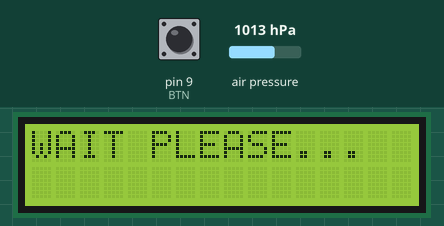
Recording of a sketch running on a simulated Arduino Uno, built with avr-gcc and run on an emulated ATmega328P. Parts: 16×2 character LCD. Inputs (shaded band) come from the test bench; at power-on: pin 9 (BTN) LOW, air pressure 1013 hPa. What the sketch prints to the serial monitor is not drawn.

Above: at 0.1 s.
At 17.9 s:
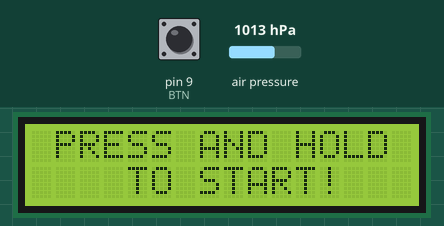
18.0 s: pin 9 (BTN) pulled HIGH for 3.2 s
At 19.3 s:
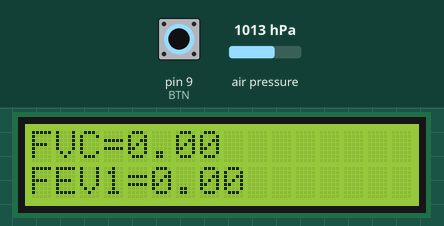
Timing chart, 0 to 21.0 s (numbered marks = the images above; inputs shaded):
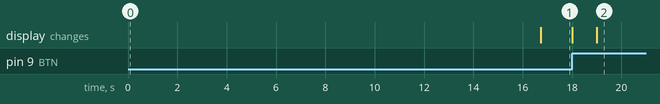

The sketch:

main.ino
```cpp
#include <LiquidCrystal.h>
#include <Wire.h>
#include <SPI.h>
#include <Adafruit_Sensor.h>
#include <Adafruit_BMP280.h>

#define BTN (9)   //digital button

// For BMP280 (SPI interface)
#define SCK  (13) //clock
#define MISO (6)  //SDO -> data from arduino to sensor
#define MOSI (7)  //SDI -> data from sensor to arduino
#define CS1  (10) //CSB -> pin for chip selection
#define CS2  (8)

// For LCD screen
#define D4  (5)   //data pins
#define D5  (4)
#define D6  (3)
#define D7  (2)
#define EN  (11)  //enable writing on memory (register)
#define RS  (12)  //integrated memory (register) cell select

LiquidCrystal lcd(RS, EN, D4, D5, D6, D7);
Adafruit_BMP280 bmp1(CS1, MOSI, MISO, SCK);
Adafruit_BMP280 bmp2(CS2, MOSI, MISO, SCK);

// Constants
const float pi = atan(1)*4;
const float dt = 0.001, dt_ms = 1.0; // Time delay [s],[ms]
const int   rows=2, cols=16;         // LCD display dimensions
const float rho = 1.1839;            // Density of air at 25° [kg/m3]  // 1.225 at 15°
const float R1 = 0.01;               // Radius inlet [m]
const float R2 = 0.025;              // Radius outlet [m]
const float S1 = pow(R1, 2) * pi;    // Surface area inlet [m2]
const float S2 = pow(R2, 2) * pi;    // Surface area outlet [m2]
const float beta = R1 / R2;          // Ratio of pipe radius
const float Cd = 0.9858 - 0.196 * pow(beta, 4.5);

// Variables
float p1 = 0, p2 = 0, pOffset;      // Pressures from sensors [Pa]
float pDelta = 0;                   // Pressure delta
float volFlow = 0, volFlowPrev = 0; // Volumetric flow rate calculated from pressure [L/s]
float volume = 0;                   // Integral of flow rate over time [L]
float fev1 = 0, ratio = 0;          // Pulmonary function indicators
unsigned long tPrev = 0, t = 0, tInit = 0;     // Time instants [us]
bool done = 0, isRunning = 0, resetScreen = 0; // Flags

// Initialization
void setup() {
  // LCD
  lcd.begin(cols, rows);
  lcd.print("WAIT PLEASE...");

  // Serial comunication
  Serial.begin(115200);
  while ( !Serial ) delay(100);

  // Button
  pinMode(BTN, INPUT);

  // Sensors
  unsigned status;
  status = bmp1.begin(BMP280_ADDRESS_ALT, BMP280_CHIPID);
  if (!status) {
    Serial.println(F("Could not find a valid BMP280 sensor #1, check wiring or "
                      "try a different address!"));
    Serial.println("SensorID was: 0x"); Serial.println(bmp1.sensorID(),16);
    while (1) delay(10);
  }
  bmp1.setSampling(Adafruit_BMP280::MODE_NORMAL,
                   Adafruit_BMP280::SAMPLING_NONE,
                   Adafruit_BMP280::SAMPLING_X1,
                   Adafruit_BMP280::FILTER_OFF,
                   Adafruit_BMP280::STANDBY_MS_1);
  status = bmp2.begin(BMP280_ADDRESS_ALT, BMP280_CHIPID);
  if (!status) {
    Serial.println(F("Could not find a valid BMP280 sensor #2, check wiring or "
                      "try a different address!"));
    Serial.println("SensorID was: 0x"); Serial.println(bmp2.sensorID(),16);
    while (1) delay(10);
  }
  bmp2.setSampling(Adafruit_BMP280::MODE_NORMAL,
                   Adafruit_BMP280::SAMPLING_NONE,
                   Adafruit_BMP280::SAMPLING_X1,
                   Adafruit_BMP280::FILTER_OFF,
                   Adafruit_BMP280::STANDBY_MS_1);

  // Calculate difference between the 2 sensors
  for (int i = 0; i < 5000; i++) {
    p1 = bmp1.readPressure();
    p2 = bmp2.readPressure();
    pOffset += p2 - p1;
    delay(1);
  }
  pOffset /= 5000;

  // End initialization
  lcd.setCursor(0,0);
  lcd.print(" PRESS AND HOLD ");
  lcd.setCursor(0,1);
  lcd.print("    TO START!   ");
}

// Infinite Loop
void loop() {
  // Check if button is pressed
  if (digitalRead(BTN) == HIGH) {

    // Check if time is less than 6 sec
    if (t - tInit <= 6e6) {

      // Manage time flow
      if (tInit == 0) {
        tInit = micros();
        t = tInit;
      }
      tPrev = t;
      t = micros();

      // Change LCD text at start
      if (not(isRunning)) {
        lcd.clear();
        lcd.setCursor(0,0);
        lcd.print("FVC=");
        lcd.setCursor(0,1);
        lcd.print("FEV1=");
      }
      isRunning = 1;

      // Fluid dynamic calculus
      p1 = bmp1.readPressure();
      p2 = bmp2.readPressure();
      pDelta = p2 - p1 - pOffset;
      if (pDelta < 0) pDelta = 0;
      volFlowPrev = volFlow;
      volFlow = 1e3 * Cd * S1 * S2 * sqrt( 2 * pDelta / (rho * (pow(S2,2) - pow(S1,2))) ) - 3;
      if (volFlow < 0) volFlow = 0;

      // Integration over time with trapezoidal rule
      volume += ((volFlow + volFlowPrev)/2) * (t - tPrev)/1.0e6;

      // Save FEV1
      if ((t - tInit >= 1.0e6) && (fev1 == 0)) {
        fev1 = volume;
        lcd.setCursor(5,1);
        lcd.print(fev1);
      }

      // Print current volume on LCD
      lcd.setCursor(4,0);
      lcd.print(volume);

      // Serial Output
      Serial.print((t - tInit) / 1.0e6);
      Serial.print(',');
      Serial.print(volume);
      Serial.print(',');
      Serial.print(volFlow);
      Serial.print(',');
      Serial.print(p2);
      Serial.print(',');
      Serial.print(p1);
      Serial.print(',');
      Serial.print(pDelta);
      Serial.println();

      // Minimum delay between cicles
      delay(1);

    // When test is finished
    } else {
      if (not(done)) {

        // Calculate RATIO
        ratio = 100 * fev1 / volume;

        // Final Serial Output
        Serial.println("EOF");
        Serial.println(fev1);
        Serial.println(volume);
        Serial.println(ratio);

        // Flags management
        done = 1;
        isRunning = 0;
      }
    }
    resetScreen = 1;

  // When BTN is not pressed
  } else {

    // Wait if a previous test has finished
    if (done) {
      delay(5000);
    }

    // Reset LCD
    if (resetScreen) {
      lcd.clear();
      lcd.setCursor(0,0);
      lcd.print(" PRESS AND HOLD ");
      lcd.setCursor(0,1);
      lcd.print("    TO START!   ");
      resetScreen = 0;
    }

    // Reset variables
    volume = 0;
    fev1 = 0;
    tInit = 0;
    tPrev = 0;
    t = 0;

    // Flags management
    done = 0;
    isRunning = 0;
  }
}
```

Measured:
- after the input at 18.0 s, the display: first changes at once (image 2 shows a later state)
